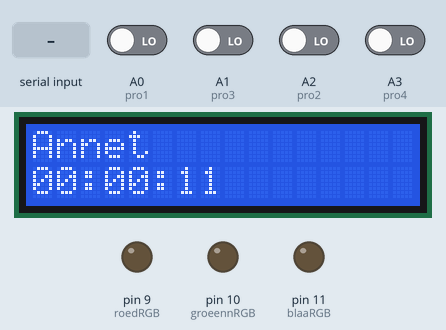
This sketch was run on a simulated Arduino Uno, built with avr-gcc and run on an emulated ATmega328P. On the bench: 16×2 character LCD, output pins drawn as LEDs (lit = HIGH). The test bench sets the inputs (shaded band); at power-on: A0 (pro1), A1 (pro3), A2 (pro2), A3 (pro4) LOW. EEPROM starts erased; what the sketch prints to the serial monitor is not drawn.

Above: at 11.2 s.
11.3 s: A0 (pro1) driven HIGH
At 14.2 s:
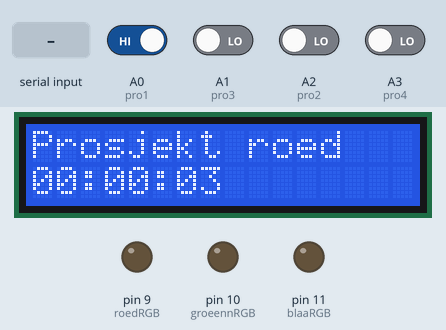
14.3 s: "roed" received over the second serial link
At 17.2 s:
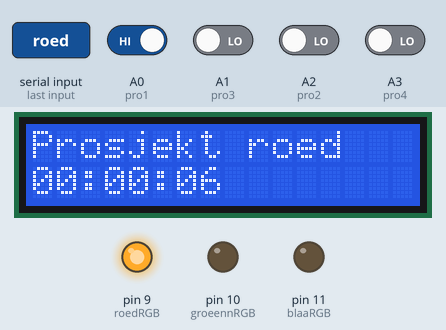
17.3 s: "gul" received over the second serial link
At 20.2 s:
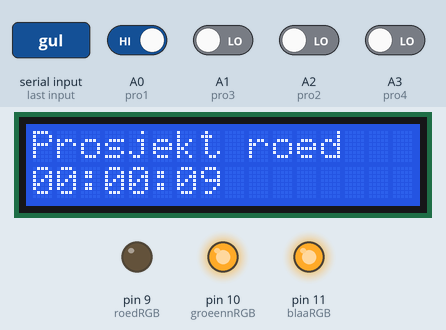
20.3 s: "groeenn" received over the second serial link
At 23.2 s:
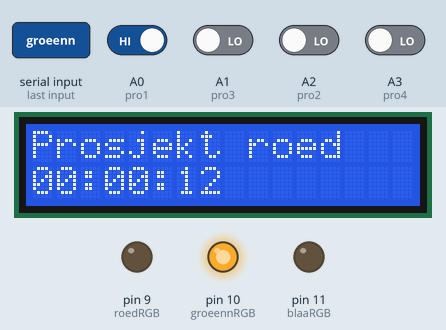
23.3 s: "blaa" received over the second serial link
At 25.8 s:
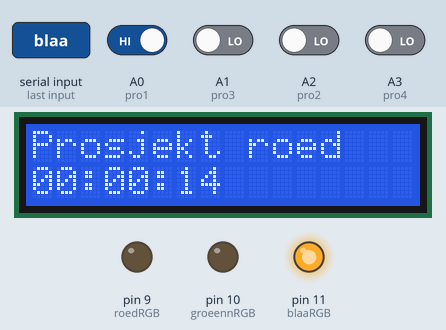
26.3 s: A0 (pro1) driven LOW
At 27.8 s:
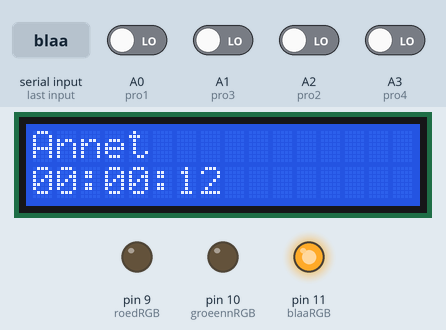
Timing chart, 0 to 29.3 s (numbered marks = the images above; inputs shaded):
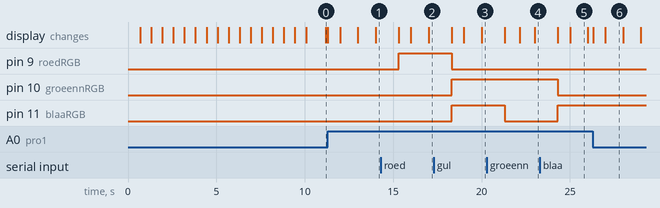

The sketch:

ArdunioKode.ino
```cpp
// Biblioteker som brukes:
#include <LiquidCrystal.h> //LCD bibliotek
#include <EEPROM.h> //Bibliotek for lagring til minnet til Arduino
#include <SoftwareSerial.h> //Bibliotek for aa bruke digitale porter til seriell kommunikasjon

SoftwareSerial ESPserial(A4, A5); //Seriell kommunikasjon med WiFi-modul, RX = A4 | TX = A5.
LiquidCrystal lcd(8, 7, 6, 5, 4, 3);

//Pinnene prosjektene er koblet til.
int pro1 = A0;
int pro2 = A2;
int pro3 = A1;
int pro4 = A3;

//Pinnene til RGB-LED
int roedRGB = 9;
int groeennRGB = 10;
int blaaRGB = 11;

//Verdiene som sendes til WiFi-modul.
String verdier;

//Data som mottas fra WiFi-modul.
String inndata;

//Variablene som viser om prosjektene er valgt.
int prosjekt1;
int prosjekt2;
int prosjekt3;
int prosjekt4;

//Forrige prosjekt som har hatt vektloddet i seg.
int sistProsjekt;

//Tid siden sist tiden ble oppdatert paa LCD.
unsigned long forrigeTid;

//Forrige lagring av tid til minnet.
unsigned long forrigeLagring = 0;

//Samlet tid fra alle prosjektene som har blitt lagret
unsigned long totalTid;

//Hovedtiden for hele koden. Totaltid og millis() FORKLAR MER UTgangspukt eller no
unsigned long tid;

//Prosjekt1 == roedt.
unsigned long pro1Tid; //Den loepende tiden som vises paa LCD.
unsigned long pro1TidLagret; //Tiden som blir hentet fra minne.
//pro1Tid omregnet til timer, minutter og sekunder.
int prosjekt1Timer;
int prosjekt1Minutter;
int prosjekt1Sekunder;
//Samme kommentarer gjelder for de under.

//Prosjekt2 == gult
unsigned long pro2Tid;
unsigned long pro2TidLagret;
int prosjekt2Timer;
int prosjekt2Minutter;
int prosjekt2Sekunder;

//Prosjekt3 == groent
unsigned long pro3Tid;
unsigned long pro3TidLagret;
int prosjekt3Timer;
int prosjekt3Minutter;
int prosjekt3Sekunder;

//Prosjekt4 == blaatt
unsigned long pro4Tid;
unsigned long pro4TidLagret;
unsigned long pro4FaktiskTid;
int prosjekt4Timer;
int prosjekt4Minutter;
int prosjekt4Sekunder;

//Annet prosjekt
unsigned long pro0Tid;
unsigned long pro0TidLagret;
unsigned long pro0FaktiskTid;
int prosjekt0Timer;
int prosjekt0Minutter;
int prosjekt0Sekunder;

void setup() {
  Serial.begin(9600); //Starter opp seriell kommunikasjon med PC for debugging.
  ESPserial.begin(9600); //Starter opp seriell kommunikasjon med WiFi-modul.
  lcd.begin(16, 2); //Starter opp LCD-panelet.
  lcd.setCursor(0, 0);
  lcd.print("Starter opp...");
  pinMode(pro1, INPUT); //Prosjekt1
  pinMode(pro2, INPUT); //Prosjekt2
  pinMode(pro3, INPUT); //Prosjekt3
  pinMode(pro4, INPUT); //Prosjekt4
  pinMode(roedRGB, OUTPUT);
  pinMode(groeennRGB, OUTPUT);
  pinMode(blaaRGB, OUTPUT);

  //Henter opp lagret tid fra minnet paa Arduinoen
  pro0TidLagret = HentTid(0);
  pro1TidLagret = HentTid(1);
  pro2TidLagret = HentTid(2);
  pro3TidLagret = HentTid(3);
  pro4TidLagret = HentTid(4);
  //Adder sammen total lagret tid
  totalTid = pro0TidLagret + pro1TidLagret + pro2TidLagret + pro3TidLagret + pro4TidLagret;

  //Setter hentet tid til prosjektets tid.
  pro0Tid = pro0TidLagret;
  pro1Tid = pro1TidLagret;
  pro2Tid = pro2TidLagret;
  pro3Tid = pro3TidLagret;
  pro4Tid = pro4TidLagret;

  //tid siden sist oppdatert tidsvisning
  forrigeTid = 0;

  //Hvilket prosjekt som sist har vaert i bruk. Bruker -1 fordi da vil den oppdatere seg fra oppstart.
  sistProsjekt = -1;

  //Skriver ut en visuell progresjonsbar ved oppstart for aa indikere naar systmet er klart for bruk.
  for (int i = 0; i<16;i++){
     lcd.setCursor(i, 1);
     lcd.print("|");
     delay(625); //Totalt 10 sekunder for aa gi WiFi-modul tid for aa starte og koble seg opp.
  }
}


void loop() {
  //Leser hvilket prosjekt som er valgt.
  //Hvis ingen prosjekter er valgt, viser den tiden for "annet"-prosjekt.
  prosjekt1 = digitalRead(pro1);
  prosjekt2 = digitalRead(pro2);
  prosjekt3 = digitalRead(pro3);
  prosjekt4 = digitalRead(pro4);

  //Tiden blir oppdatert underveis. totalTid er tid hentet fra minnet
  //og millis() teller millisekunder fra oppstart av arduino
  tid = totalTid + (millis() / 1000); //Deler paa 1000 for aa faa sekunder

  //Nullstiller variablene for kommunikasjon.
  verdier = "";
  inndata = "";

  //Hvis WiFi-modul er tilgjengelig for aa skrive seriell kommunikasjon
  if ( ESPserial.available() ) {
    inndata = ESPserial.readString(); //Leser Stringen WiFi-modulen sender.
    inndata.trim(); //Fjerner mellomrom foran og bak bokstavene.
    Serial.print(inndata); //Brukes til debugging.

    //Fargen paa RGB endrer seg avhengig av data fra Google Regneark som er hva partner jobber med
    if(inndata.equals("roed")){
      ledRGB(255,0,0);
    }
    else if (inndata.equals("gul")){
      ledRGB(0,255,255);
    }
    else if (inndata.equals("groeenn")){
      ledRGB(0,255,0);
    }
    else if (inndata.equals("blaa")){
      ledRGB(0,0,255);
    }

    else if (inndata.equals("offline")){
      ledRGB(0,0,0);
    }
  }
  //Lagrer tiden til minnet hvert 10. sekund.
  if ((tid - forrigeLagring) > 10) {
    forrigeLagring = tid;
    //Lagrer tiden for hvert prosjekt til minnet.
    LagreTid(1, prosjekt1Timer, prosjekt1Minutter, prosjekt1Sekunder);
    LagreTid(2, prosjekt2Timer, prosjekt2Minutter, prosjekt2Sekunder);
    LagreTid(3, prosjekt3Timer, prosjekt3Minutter, prosjekt3Sekunder);
    LagreTid(4, prosjekt4Timer, prosjekt4Minutter, prosjekt4Sekunder);
    LagreTid(0, prosjekt0Timer, prosjekt0Minutter, prosjekt0Sekunder);

    //Sender verdiene til WiFi-modul
    //"<" og ">" gjoer det lettere aa se om alle sifferne har blitt sendt paa riktig maate.
    verdier = "<"+ String(riktigFormatTid(prosjekt1Timer)) + "," + String(riktigFormatTid(prosjekt1Minutter)) + ",";
    verdier += String(riktigFormatTid(prosjekt2Timer)) + "," + String(riktigFormatTid(prosjekt2Minutter)) + ",";
    verdier += String(riktigFormatTid(prosjekt3Timer)) + "," + String(riktigFormatTid(prosjekt3Minutter)) + ",";
    verdier += String(riktigFormatTid(prosjekt4Timer)) + "," + String(riktigFormatTid(prosjekt4Minutter))+ ">";

    //Brukes til aa debugge og se hva som blir skrevet til minnet.
    skrivUtInfo(0);
    skrivUtInfo(1);
    skrivUtInfo(2);
    skrivUtInfo(3);
    skrivUtInfo(4);
    Serial.println(verdier); //Brukes til aa debugge.

    //Sender verdiene til WiFi-modulen.
    ESPserial.print(verdier);
  }

  //Registerer ulike prosjekter.
  if (prosjekt1 == 1) { //Hvis prosjekt1 er valgt.
    //Finner hvor lang tid prosjekt1 har vaert valgt ved trekke de andre prosjektene fra hovedtiden.
    pro1Tid = tid - pro2Tid - pro3Tid - pro4Tid - pro0Tid;
    //Lagrer i egne variablerer hvor lenge prosjektet har vaert valgt i timer, minutter og sekunder.
    prosjekt1Timer = OppdatereTimer(pro1Tid);
    prosjekt1Minutter = OppdatereMinutter(pro1Tid);
    prosjekt1Sekunder = OppdatereSekunder(pro1Tid);
    //Gjoer om tiden til en String som skrives ut paa LCD-panelet.
    String tekst1 = skrivTid(prosjekt1Timer, prosjekt1Minutter, prosjekt1Sekunder);
    //Se Prosjekt()
    Prosjekt(1, tekst1, "Prosjekt roed");
  }
  else if (prosjekt2 == 1) {
    pro2Tid = tid - pro1Tid - pro3Tid - pro4Tid - pro0Tid;
    prosjekt2Timer = OppdatereTimer(pro2Tid);
    prosjekt2Minutter = OppdatereMinutter(pro2Tid);
    prosjekt2Sekunder = OppdatereSekunder(pro2Tid);
    String tekst2 = skrivTid(prosjekt2Timer, prosjekt2Minutter, prosjekt2Sekunder);
    Prosjekt(2, tekst2, "Prosjekt gul");
  }
  else if (prosjekt3 == 1) {
    pro3Tid = tid - pro1Tid - pro2Tid - pro4Tid - pro0Tid;
    String tekst3 = skrivTid(prosjekt3Timer, prosjekt3Minutter, prosjekt3Sekunder);
    prosjekt3Timer = OppdatereTimer(pro3Tid);
    prosjekt3Minutter = OppdatereMinutter(pro3Tid);
    prosjekt3Sekunder = OppdatereSekunder(pro3Tid);
    Prosjekt(3, tekst3, "Prosjekt groeenn");
  }
  else if (prosjekt4 == 1) {
    pro4Tid = tid - pro1Tid - pro2Tid - pro3Tid - pro0Tid;
    prosjekt4Timer = OppdatereTimer(pro4Tid);
    prosjekt4Minutter = OppdatereMinutter(pro4Tid);
    prosjekt4Sekunder = OppdatereSekunder(pro4Tid);
    String tekst4 = skrivTid(prosjekt4Timer, prosjekt4Minutter, prosjekt4Sekunder);
    Prosjekt(4, tekst4, "Prosjekt blaa");
  }
  //Annet prosjekt
  else {
    pro0Tid = tid - pro1Tid - pro2Tid - pro3Tid - pro4Tid;
    prosjekt0Timer = OppdatereTimer(pro0Tid);
    prosjekt0Minutter = OppdatereMinutter(pro0Tid);
    prosjekt0Sekunder = OppdatereSekunder(pro0Tid);
    String tekst0 = skrivTid(prosjekt0Timer, prosjekt0Minutter, prosjekt0Sekunder);
    Prosjekt(0, tekst0, "Annet");
  }
}


void Prosjekt(int prosjektNr, String printTid, String printTekst) {
  if (sistProsjekt != prosjektNr) {//Hvis det er et nytt prosjekt saa oppdateres teksten LCD-panelet.
    sistProsjekt = prosjektNr;
    lcd.clear();
    lcd.setCursor(0,0);
    lcd.print(printTekst);
  }
  if ((tid - forrigeTid) > 0.99) { //Oppdaterer tidsvisningen en gang hvert sekund.
    forrigeTid = tid;
    lcd.setCursor(0,1);
    lcd.print(printTid);
  }
}
//Gir antall timer som prosjektet har vaert paa.
int OppdatereTimer(unsigned long prosjektTid) {
  return prosjektTid / 3600;
}
//Gir antall minutter som prosjektet har vaert paa.
//Utnytter at int ikke lagrer desimaler.
int OppdatereMinutter(unsigned long prosjektTid) {
  int prosjektTimer = prosjektTid / 3600; //Gir antall timer
  int prosjektMinutter = (prosjektTid - (prosjektTimer * 3600)) / 60;
  return prosjektMinutter;
}
//Gir antall sekundner som prosjektet har vaert paa.
int OppdatereSekunder(unsigned long prosjektTid) {
  int prosjektTimer = prosjektTid / 3600; //Gir antall timer
  int prosjektMinutter = (prosjektTid - (prosjektTimer * 3600)) / 60; //Gir antall minutter
  int prosjektSekunder = prosjektTid - ((prosjektTimer * 3600) + (prosjektMinutter * 60)); //Gir antall sekunder
  return prosjektSekunder;
}

//Lagrer antall timer, minutter og sekunder prosjektet har vaert paa i minnet paa Arduinoen.

void LagreTid(int prosjektNr, int prosjektTimer, int prosjektMinutter, int prosjektSekunder) {
  //Hvert prosjekt faar sin egen plass i minnet fra 10*prosjektNr til 10*prosjektNr+2
  int adresse = prosjektNr * 10;
  //Med EEPROM.update() vil programmet kun skrive til minnet hvis det er en ny verdi aa skrive,
  //dette sparer minnet for slitasje.
  EEPROM.update(adresse, prosjektTimer);
  EEPROM.update(adresse + 1, prosjektMinutter);
  EEPROM.update(adresse + 2, prosjektSekunder);
}

//Henter tiden lagret i minnet.
unsigned long HentTid(int prosjektNr) {
  int adresse = prosjektNr * 10;
  int timer = EEPROM.read(adresse);
  //Minnet har opprinnlig verdien 255, og 255 er maks stoerrelse paa tallet. Hindrer at den kraesjer.
  //Grunnet at minnet bestaar av 1 byte.
  if (timer == 255) {
    timer = 0;
  }
  int minutter = EEPROM.read(adresse + 1);
  if (minutter == 255) {
    minutter = 0;
  }
  int sekunder = EEPROM.read(adresse + 2);
  if (sekunder == 255) {
    sekunder = 0;
  }
  //Gjoer om timene og minutter til sekunder. Retunerer antall sekunder.
  unsigned long antallSek = timer * 3600 + minutter * 60 + sekunder;
  return antallSek;
}

//For debugging og sjekke hva som har blitt skrevet i minnet.
void skrivUtInfo(int prosjektNr) {
  int adresse = prosjektNr * 10;
  Serial.print("Prosjekt ");
  Serial.print(prosjektNr);
  Serial.print( " :");
  Serial.print(EEPROM.read(adresse));
  Serial.print(" Min: ");
  Serial.print(EEPROM.read(adresse + 1));
  Serial.print(" Sek: ");
  Serial.print(EEPROM.read(adresse + 2));
  Serial.println();
}

//Returnerer paa String-format en representasjon av tiden.
String skrivTid(int t, int m, int s){
    String timer = riktigFormatTid(t);
    String minutter = riktigFormatTid(m);
    String sekunder = riktigFormatTid(s);
    String retur = timer + ":" + minutter + ":" + sekunder;
    return retur;
}

//Soerger for at det kommer en "0" foran tall som er mindre enn 10.
String riktigFormatTid(int tid){
    String retur;
    if(tid<10){
        retur = "0"+String(tid);
    }
    else{
        retur = tid;
    }
    return retur;
}

//Styrer LED-RGB.
void ledRGB(int roedRGBverdi, int groeennRGBverdi, int blaaRGBverdi){
  analogWrite(roedRGB, roedRGBverdi);
  analogWrite(groeennRGB, groeennRGBverdi);
  analogWrite(blaaRGB, blaaRGBverdi);
}
```

Measured:
- after the input at 11.3 s, the display: first changes at once (image 1 shows a later state)
- after the input at 14.3 s, pin 9 (roedRGB): LOW → HIGH after 1.0 s
- after the input at 17.3 s, pin 9 (roedRGB): HIGH → LOW after 1.0 s; pin 10 (groeennRGB), pin 11 (blaaRGB): LOW → HIGH after 1.0 s
- after the input at 20.3 s, pin 11 (blaaRGB): HIGH → LOW after 1.0 s
- after the input at 23.3 s, pin 10 (groeennRGB): HIGH → LOW after 1.0 s; pin 11 (blaaRGB): LOW → HIGH after 1.0 s
- after the input at 26.3 s, the display: first changes at once (image 6 shows a later state)
- what the display in image 5 shows lasts 1.0 s, from 25.0 s to 26.0 s
